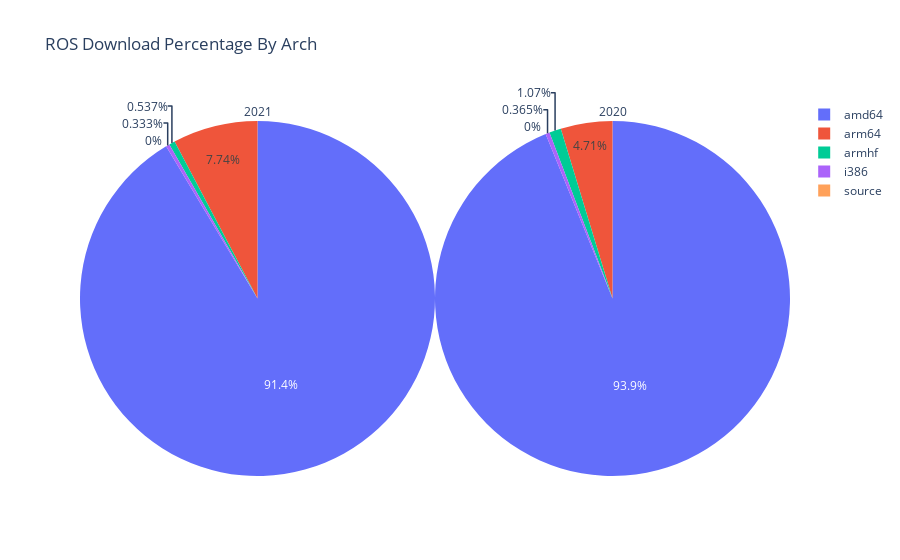

The notebook cell saved with this chart:
### Code cell
temp = arch_df[arch_os_df["2021"]>0.00001]

trace1 = go.Pie(values= temp["2020"], labels = temp["name"],domain=dict(x=[0.5,1.0]),title="2020")
trace2 = go.Pie(values= temp["2021"], labels = temp["name"],domain=dict(x=[0, 0.5]),title="2021")

layout = go.Layout(title="ROS Download Percentage By Arch",)
data = [trace1, trace2]
fig = go.Figure(data=data, layout=layout)
fig.show()

### Figure 1 — Plotly figure (JSON) as saved in the notebook; plotly's stock layout.template omitted (floating-point values rounded to 4 significant figures)
{"data": [{"domain": {"x": [0.5, 1]}, "labels": ["i386", "amd64", "armhf", "arm64", "source"], "title": {"text": "2020"}, "type": "pie", "values": [0.34, 87.35, 1, 4.38, 0]}, {"domain": {"x": [0, 0.5]}, "labels": ["i386", "amd64", "armhf", "arm64", "source"], "title": {"text": "2021"}, "type": "pie", "values": [0.31, 85.03, 0.5, 7.2, 0]}], "layout": {"title": {"text": "ROS Download Percentage By Arch"}}}
